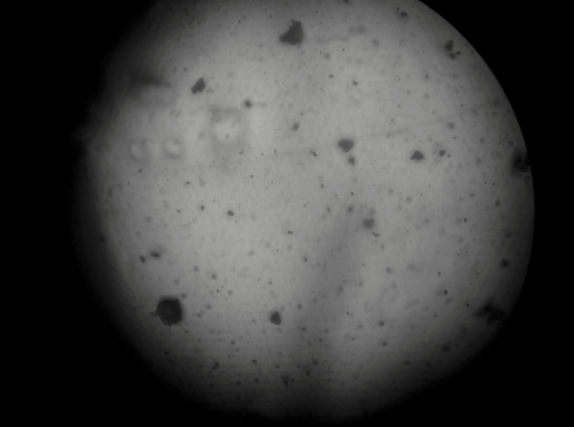
%> input picture MATLAB/image_2_prakriti_cropped.png, 574 x 427 px
$ octave --eval "detect_dark_on_flatfield;"   (GNU Octave 9; MATLAB toolbox functions it lacks are replaced by stand-ins)
%> lines starting %> are read from the running program, lines starting %| are printed output that depends on the picture; in (x1, y1, x2, y2) boxes, pixels count from 0 and x2, y2 are one past the last pixel; in counts of white or black regions, pixels touching at a corner belong together; the program's own positions count from 1

function detect_dark_on_flatfield(imgPath, pixelSize_um)
% Detect darkest blobs, output centroid and dimensions
% Usage:
%   detect_dark_on_flatfield('image.png', 0.5)
%   where pixelSize_um is the size of one pixel (e.g. 0.5 µm/px)

tic;

if nargin < 1
    imgPath = 'image_2_prakriti_cropped.png';
end
if nargin < 2
    pixelSize_um = 1;  % default: report in pixels if scale unknown
end

% ---- Tunables ----
bgSigma     = 40;   % Gaussian sigma for background (vignette)
darkPercent = 12;   % keep darkest X% pixels
minAreaPx   = 120;  % remove blobs smaller than this
closeR      = 2;    % morphological closing radius
rimFrac     = 0.92; % ignore vignetted rim
% ------------------

% Read & grayscale
I0 = imread(imgPath);
%> I0 is the input picture: size 427x574x3 uint8; mean R, G, B 67.2, 67, 66.8
if size(I0,3)>1, I0 = rgb2gray(I0); end
I0 = im2single(I0);
%> I0: size 427x574 single

% --- Flat-field only ---
bg = imgaussfilt(I0, bgSigma);
F  = I0 - bg;                     % flat-fielded
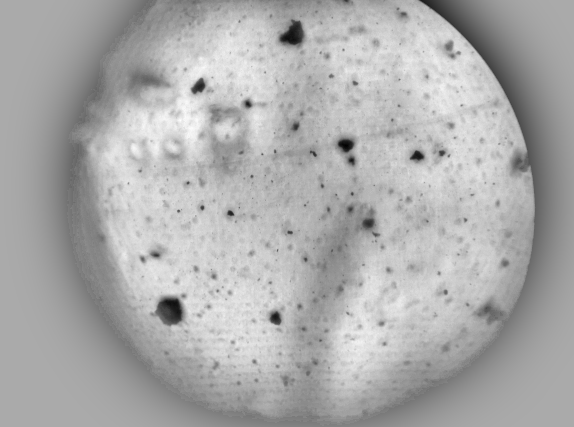
%> F: size 427x574 single; min -0.255, max 0.126, mean 0.00328; drawn with min black and max white
F  = F - min(F(:));
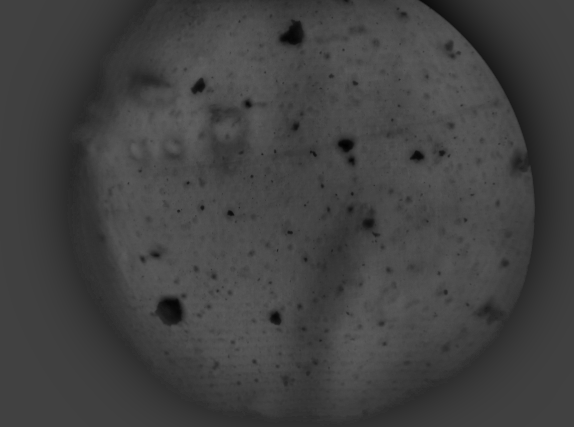
%> F: size 427x574 single; min 0, max 0.382, mean 0.259
F  = F ./ max(F(:)+eps);          % robuslty normalize to [0,1]

% --- Threshold darkest part of FLAT-FIELD only ---
th = prctile(F(:), darkPercent);
%> th = 0.531
BW = F <= th;
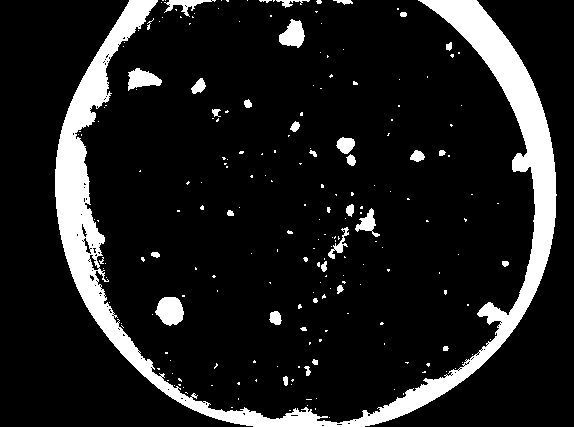
%> BW: size 427x574 logical; 12% white; 213 white regions (178 under 20 px), largest, box (x1, y1, x2, y2) and area: (55, 0, 557, 427) 24683, (155, 297, 184, 326) 621, (279, 19, 305, 48) 488


% Optional: ignore vignette rim
[h,w] = size(F);
%> h = 427; w = 574
[xg,yg] = meshgrid((1:w)-w/2,(1:h)-h/2);
roi = sqrt(xg.^2 + yg.^2) <= min(h,w)*0.5*rimFrac;
BW(~roi) = 0;
%> BW: size 427x574 logical; 1.7% white; 150 white regions (124 under 20 px), largest, box (x1, y1, x2, y2) and area: (155, 297, 184, 326) 621, (279, 19, 305, 48) 488, (90, 209, 109, 282) 367

% Clean mask
BW = imclose(BW, strel('disk', closeR));
%> BW: size 427x574 logical; 1.8% white; 126 white regions (100 under 20 px), largest, box (x1, y1, x2, y2) and area: (152, 297, 184, 326) 625, (279, 19, 305, 48) 490, (90, 209, 109, 282) 463
BW = imfill(BW,'holes');
%> BW: size 427x574 logical; 1.8% white; 126 white regions (100 under 20 px), largest, box (x1, y1, x2, y2) and area: (152, 297, 184, 326) 625, (279, 19, 305, 48) 490, (90, 209, 109, 282) 476
BW = bwareaopen(BW, minAreaPx);
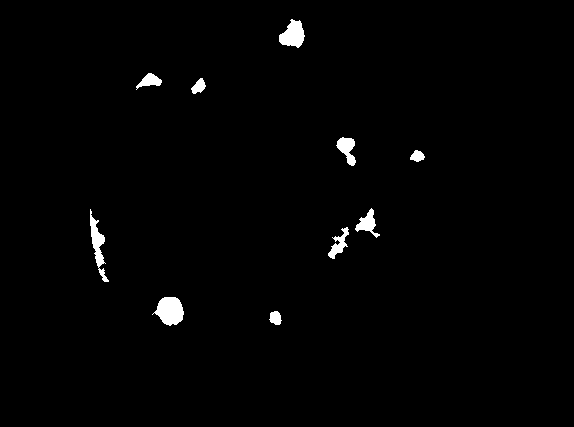
%> BW: size 427x574 logical; 1.3% white; 10 white regions

% --- Label & measure properties ---
CC = bwconncomp(BW); %Finds all connected groups of “1” pixels in BW
%> CC = 10 connected components
S  = regionprops(CC, 'Area','Centroid','BoundingBox','EquivDiameter', ...
                      'MajorAxisLength','MinorAxisLength');
%> S = 10 regions; largest, box (x1, y1, x2, y2), Area, Centroid, MajorAxisLength, MinorAxisLength and EquivDiameter: (152, 297, 184, 326) 625 [170.7 311.4] 29.6 27.26 28.21, (279, 19, 305, 48) 490 [293.6 35.3] 28.87 23.27 24.98, (90, 209, 109, 282) 476 [98.4 246.3] 71.26 10.95 24.62

% Convert to table with pixel + micron units
T = struct2table(S);
%> T has the same summary as S
if ~isempty(T)
    T.CentroidX_px = T.Centroid(:,1);
%> T.CentroidX_px = [98.37; 150.4; 170.7; 199.4; 276.1; 293.6; 339.6; 347.7; 368.3; 418]
    T.CentroidY_px = T.Centroid(:,2);
%> T.CentroidY_px = [246.3; 81.58; 311.4; 87.09; 318.6; 35.3; 244.7; 149.6; 224.1; 156.8]
    T.CentroidX_um = T.CentroidX_px * pixelSize_um;
%> T.CentroidX_um has the same summary as T.CentroidX_px
    T.CentroidY_um = T.CentroidY_px * pixelSize_um;
%> T.CentroidY_um has the same summary as T.CentroidY_px
    T.EquivDiameter_um   = T.EquivDiameter * pixelSize_um;
%> T.EquivDiameter_um = [24.62; 16.62; 28.21; 13.49; 13.01; 24.98; 18.54; 20.12; 19.51; 12.36]
    T.MajorAxisLength_um = T.MajorAxisLength * pixelSize_um;
%> T.MajorAxisLength_um = [71.26; 25.29; 29.6; 17.62; 14.69; 28.87; 35.8; 32.01; 25.31; 14.18]
    T.MinorAxisLength_um = T.MinorAxisLength * pixelSize_um;
%> T.MinorAxisLength_um = [10.95; 13.16; 27.26; 10.93; 11.79; 23.27; 12.61; 16.15; 21.69; 11.22]
    T.Area_um2           = T.Area * (pixelSize_um^2);
%> T.Area_um2 = [476; 217; 625; 143; 133; 490; 270; 318; 299; 120]
end
toc;
% ---- Plots ----
figure('Name','Flat-field detection','Position',[80 80 1200 600]);
tiledlayout(2,3,'Padding','compact','TileSpacing','compact');
nexttile; imshow(I0,[]); title('1) Original');
nexttile; imshow(bg,[]); title('2) Estimated background');
nexttile; imshow(F,[]);  title('3) Flat-fielded');
nexttile; imshow(BW);    title(sprintf('4) Darkest %d%% + cleanup',darkPercent));

% Overlay detections
nexttile; imshow(I0,[]); hold on;
for k=1:height(T)
    rectangle('Position', T.BoundingBox(k,:), 'EdgeColor','r','LineWidth',1.5);
    plot(T.CentroidX_px(k), T.CentroidY_px(k), 'g+','MarkerSize',7,'LineWidth',1.2);
end
%> this loop made 10 passes
title(sprintf('5) Detections: %d', height(T))); hold off;

% Darkness score for intuition
score = (th - F) .* BW; score(score<0)=0;
%> after `score = (th - F) .* BW`:
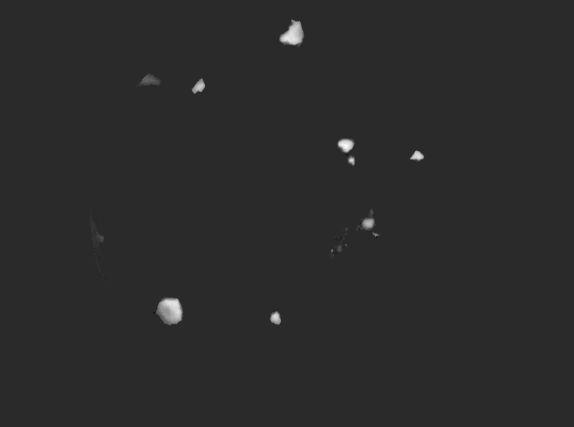
%> score: size 427x574 single; min -0.107, max 0.531, mean 0.00219; drawn with min black and max white
%> after `score(score<0)=0`:
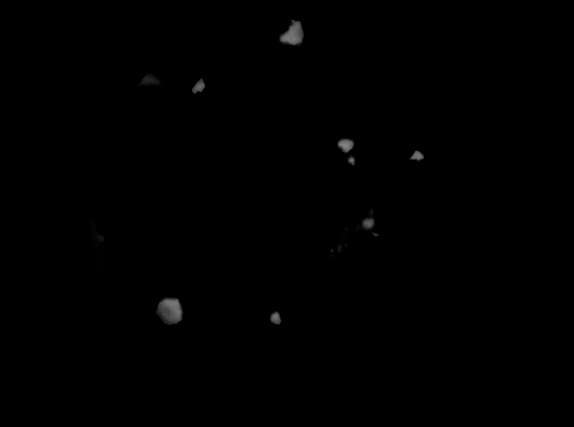
%> score: size 427x574 single; 0.08% of pixels changed, all inside (x1, y1, x2, y2) = (93, 25, 377, 314)
nexttile; imshow(score,[]); title('6) Darkness score (masked)');

% ---- Stats in console ----
fprintf('Dark spots detected: %d\n', height(T));
%| Dark spots detected: 10
if ~isempty(T)
    fprintf('Median area = %.1f px² (%.2f µm²)\n', median(T.Area), median(T.Area_um2));
%| Median area = 284.5 px² (284.50 µm²)
    fprintf('Median diameter = %.2f px (%.2f µm)\n', median(T.EquivDiameter), median(T.EquivDiameter_um));
%| Median diameter = 19.03 px (19.03 µm)
%> `detect_dark_on_flatfield;`:
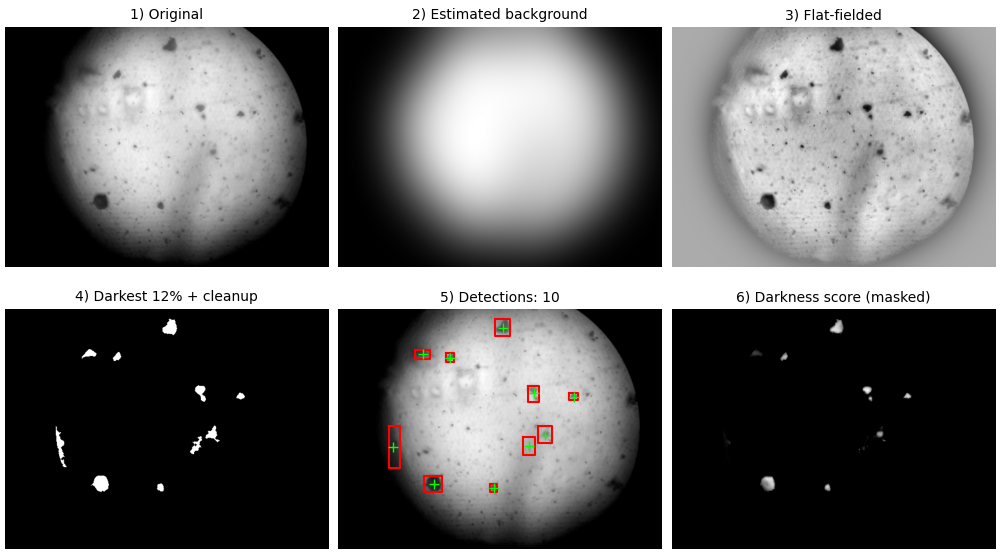
%> figure redrawn from the program's plot data, 6 panels
end

% ---- Export centroids + dimensions ----
if ~isempty(T)
    disp('Crystal positions and dimensions:');
    disp(T(:, {'CentroidX_um','CentroidY_um','EquivDiameter_um','MajorAxisLength_um','MinorAxisLength_um','Area_um2'}));
    writetable(T,'crystal_measurements.csv');
    fprintf('Results exported to crystal_measurements.csv\n');
end


end
